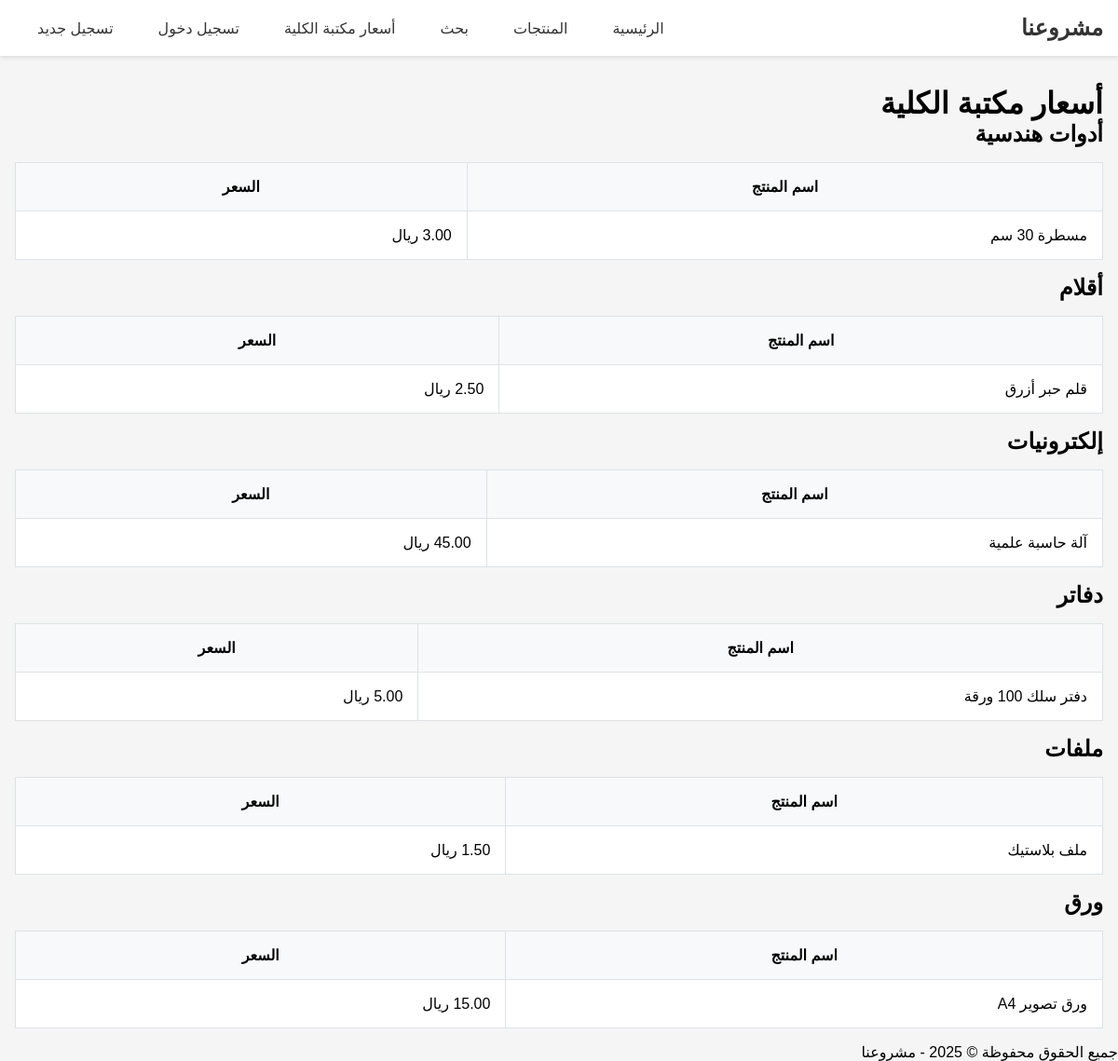
Page /college-prices.php on the committed database.
### tables this page shows
CREATE TABLE college_prices (
    id INT PRIMARY KEY AUTO_INCREMENT,
    item_name VARCHAR(100) NOT NULL,
    price DECIMAL(10,2) NOT NULL,
    category VARCHAR(50),
    updated_at TIMESTAMP DEFAULT CURRENT_TIMESTAMP ON UPDATE CURRENT_TIMESTAMP
);

### college-prices.php (the view, shortened to what this page needs)
<?php
require_once 'config/database.php';
$stmt = $pdo->query("SELECT * FROM college_prices ORDER BY category, item_name");
$prices = $stmt->fetchAll();
$categories = [];
foreach ($prices as $item) {
    $categories[$item['category']][] = $item;
}
?>
<!DOCTYPE html>
<html dir="rtl" lang="ar">
<head>
    <link rel="stylesheet" href="assets/css/style.css">
</head>
<body>
    <?php include 'includes/header.php'; ?>
    <main class="container">
        <h1>أسعار مكتبة الكلية</h1>
        <div class="prices-container">
            <?php foreach ($categories as $category => $items): ?>
                <div class="category-section">
                    <h2><?php echo htmlspecialchars($category); ?></h2>
                    <table class="prices-table">
                        <thead>
                            <tr>
                                <th>اسم المنتج</th>
                                <th>السعر</th>
                            </tr>
                        </thead>
                        <tbody>
                            <?php foreach ($items as $item): ?>
                                <tr>
                                    <td><?php echo htmlspecialchars($item['item_name']); ?></td>
                                    <td><?php echo htmlspecialchars($item['price']); ?> ريال</td>
                                </tr>
                            <?php endforeach; ?>
                        </tbody>
                    </table>
                </div>
            <?php endforeach; ?>
        </div>
    </main>
    <?php include 'includes/footer.php'; ?>
</body>
</html>

### includes/header.php
<header>
    <nav>
        <div class="logo">مشروعنا</div>
        <ul>
            <li><a href="index.php">الرئيسية</a></li>
            <li><a href="products.php">المنتجات</a></li>
            <li><a href="search.php">بحث</a></li>
            <li><a href="college-prices.php">أسعار مكتبة الكلية</a></li>
            <?php if(isset($_SESSION['user_id'])): ?>
                <li><a href="dashboard.php">لوحة التحكم</a></li>
                <li><a href="logout.php">تسجيل خروج</a></li>
            <?php else: ?>
                <li><a href="login.php">تسجيل دخول</a></li>
                <li><a href="register.php">تسجيل جديد</a></li>
            <?php endif; ?>
        </ul>
    </nav>
</header>

### includes/footer.php
<footer>
    <div class="footer-content">
        <p>جميع الحقوق محفوظة &copy; <?php echo date('Y'); ?> - مشروعنا</p>
    </div>
</footer>

### assets/css/style.css (style rules this page uses)
* { margin: 0; padding: 0; box-sizing: border-box; font-family: 'Cairo', sans-serif; }
body { background-color: #f5f5f5; direction: rtl; }
header { background-color: #ffffff; box-shadow: 0 2px 5px rgba(0,0,0,0.1); padding: 1rem; margin-bottom: 2rem; }
nav { display: flex; justify-content: space-between; align-items: center; max-width: 1200px; margin: 0 auto; }
.logo { font-size: 1.5rem; font-weight: bold; color: #333; }
nav ul { display: flex; list-style: none; }
nav ul li a { text-decoration: none; color: #333; padding: 0.5rem 1rem; margin: 0 0.5rem; border-radius: 4px; }
.container { max-width: 1200px; margin: 0 auto; padding: 0 1rem; }
.prices-table { width: 100%; border-collapse: collapse; margin: 1rem 0; background: white; }
.prices-table th, .prices-table td { padding: 1rem; border: 1px solid #dee2e6; }
.prices-table th { background-color: #f8f9fa; font-weight: bold; }

### rows in the picture
college_prices: item_name "مسطرة 30 سم"
college_prices: item_name "قلم حبر أزرق"
college_prices: item_name "آلة حاسبة علمية"
college_prices: item_name "دفتر سلك 100 ورقة"
college_prices: item_name "ملف بلاستيك"
college_prices: item_name "ورق تصوير A4"

### other values in the picture
$category "أدوات هندسية"
$category "أقلام"
$category "إلكترونيات"
$category "دفاتر"
$category "ملفات"
$category "ورق"
